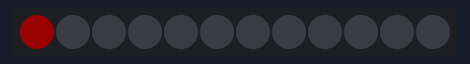
A sketch run on a simulated Arduino Uno, built with avr-gcc and run on an emulated ATmega328P. Shown: 12 RGB LEDs in strip order, left to right. Dim RGB values are drawn brighter than linear.

Above: at 0.15 s.
At 1.14 s:
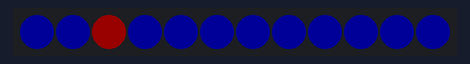
At 1.81 s:
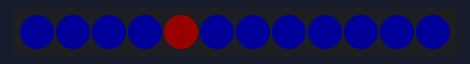
At 2.48 s:
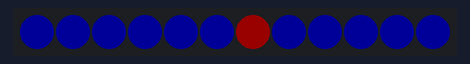
At 3.48 s:
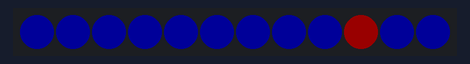
At 4.79 s:
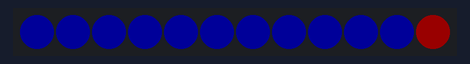

Measured:
- by itself, everything shown: repeats every 4.3 s, in 13 steps

The sketch:

9-27_Flashing_Lights.ino
```cpp
#include <Adafruit_NeoPixel.h>
#ifdef _AVR_
#include <avr/power.h>
#endif

int const NUM_PIXELS = 12;
int8_t const PIN = 13;
Adafruit_NeoPixel strip;

void setup() {
  strip = Adafruit_NeoPixel(NUM_PIXELS, PIN, NEO_GRB+NEO_KHZ800);
  strip.begin();
  strip.setBrightness(25);
  strip.show(); // Init all pixels to "off"
  //strip.setPixelColor(0, 0xFF0000);
  //strip.setPixelColor(1, 0xFF5000);
  //strip.setPixelColor(2, 0xFFFF00);
  //strip.setPixelColor(3, 0x008000);
  //strip.setPixelColor(4, 0x00FFFF);
  //strip.setPixelColor(5, 0xFF00FF);
  //strip.setPixelColor(6, 0x996633);
  //strip.setPixelColor(7, 0x666600);
  //strip.setPixelColor(8, 0xFFFFFF);
  //strip.setPixelColor(9, 0x006699);
  //strip.setPixelColor(10, 0x999999);
  //strip.setPixelColor(11, 0x3300CC);
}

void loop() {
   for (int i = 0; i<12; i++) {
   strip.setPixelColor(i, 0xFF0000);
   strip.show();
   delay(5);
   strip.setPixelColor(i, 0x0000FF);
   delay(20);

}}
```
